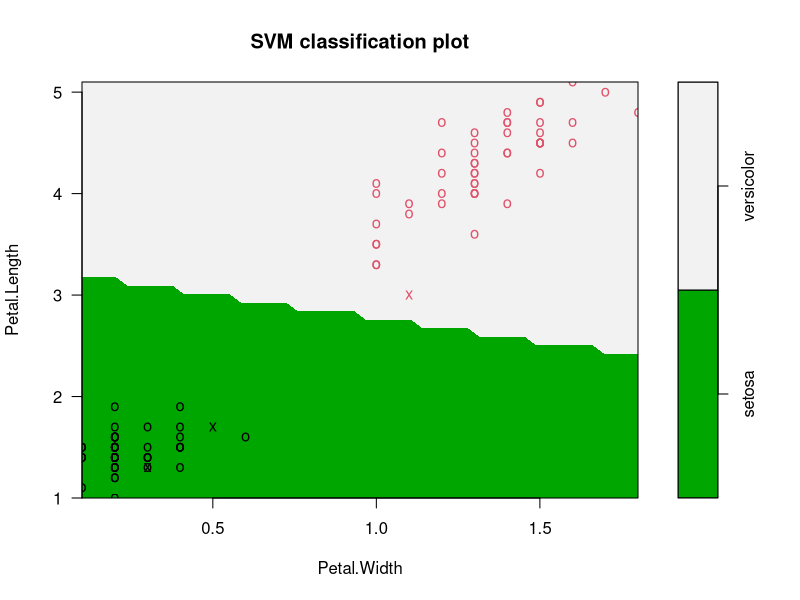
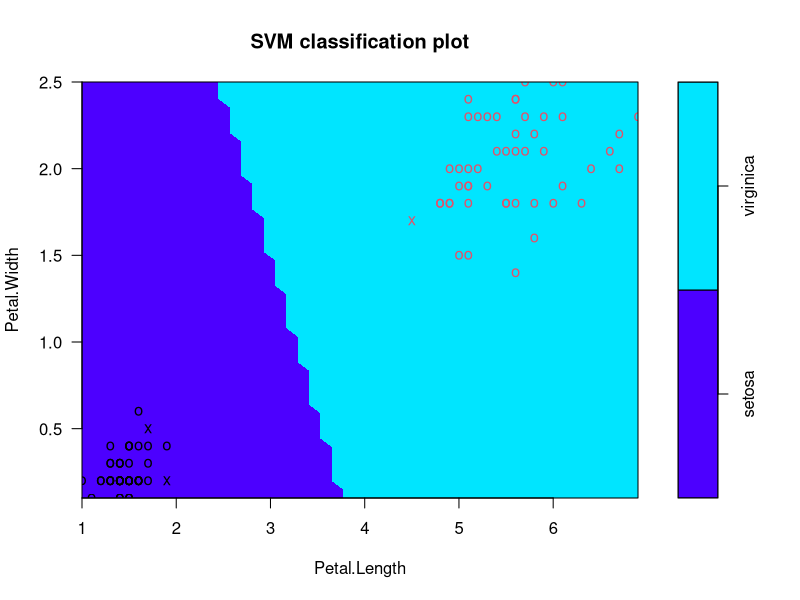
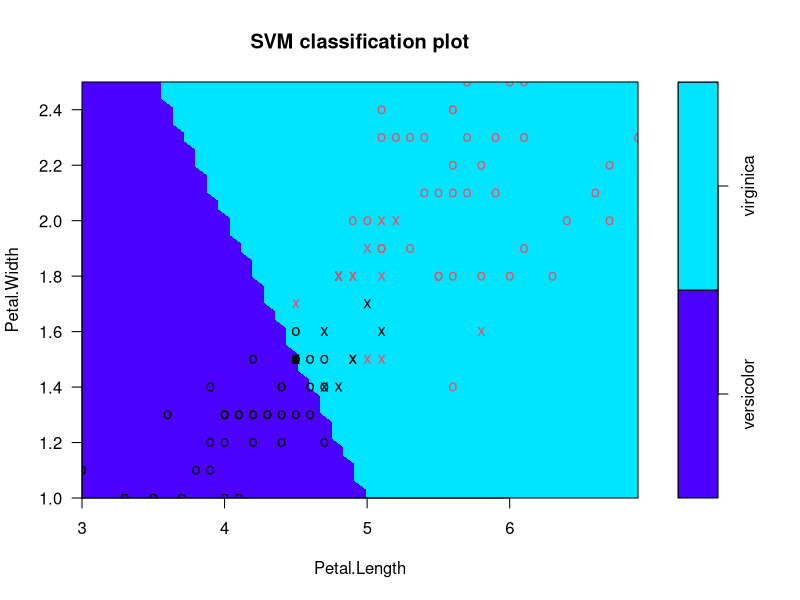

Write R code to recreate these figures, in order.
rm(list=ls())
if (!is.loaded('e1071')) library('e1071')
if (!is.loaded('MASS')) library('MASS')

data(iris)
X <- subset(iris, select = -Species)
y <- iris$Species

ind1 <- which(iris[, "Species"] == "setosa" | iris[, 'Species'] == "versicolor")
X1 <- X[ind1, ]
Intersect <- rep(1, dim(X1)[1])
X1 <- cbind(Intersect, X1)
y1 <- y[ind1]
y1 <- factor(y1, levels = c("setosa", 'versicolor'))
data1 <- cbind(X1, y1)

ind2 <- which(iris[, "Species"] == "setosa" | iris[, 'Species'] == "virginica")
X2 <- X[ind2, ]
#ones <- rep(1, dim(X2)[1])
#X2 <- cbind(ones, X2)
y2 <- y[ind2]
y2 <- factor(y2, levels = c("setosa", 'virginica'))
data2 <- cbind(X2, y2)

ind3 <- which(iris[, "Species"] == "versicolor" | iris[, 'Species'] == "virginica")
X3 <- X[ind3, ]
#ones <- rep(1, dim(X3)[1])
#X3 <- cbind(ones, X3)
y3 <- y[ind3]
y3 <- factor(y3, levels = c('versicolor', 'virginica'))
data3 <- cbind(X3, y3)

model0 <- svm(Species ~ ., data = iris, kernel = "radial", scale = F)
model1 <- svm(y1 ~ ., data = data1, kernel = 'linear', scale = F)
model2 <- svm(y2 ~ ., data = data2, kernel = 'linear', scale = F)
model3 <- svm(y3 ~ ., data = data3, kernel = 'linear', scale = F)

plot(model1, data1, Petal.Length ~ Petal.Width,
     slice = list(Sepal.Width = 3, Sepal.Length = -4),color.palette = terrain.colors)

plot(model2, data2, Petal.Width ~ Petal.Length,
     slice = list(Sepal.Width = 3, Sepal.Length = 4),color.palette = topo.colors)

plot(model3, data3, Petal.Width ~ Petal.Length,
     slice = list(Sepal.Width = 3, Sepal.Length = 4),color.palette = topo.colors)

predict0 <- predict(model0, subset(iris, select=-Species))
table(predict0, iris[, "Species"])

predict1 <- predict(model1, subset(data1, select = -y1))
table(predict1, y1)
coef1 <- matrix(model1$coefs, nrow = 1)
w1 <- rbind(-model1$rho, t(coef1 %*% model1$SV))
(test <- (cbind(1,as.matrix(X1)) %*% w1)[model1$index])

predict2 <- predict(model2, subset(data2, select = -y2))
table(predict2, y2)
coef2 <- matrix(model2$coefs, nrow = 1)
w2 <- t(coef2 %*% model2$SV)

predict3 <- predict(model3, subset(data3, select = -y3))
table(predict3, y3)
coef3 <- matrix(model3$coefs, nrow = 1)
w3 <- t(coef3 %*% model3$SV)
